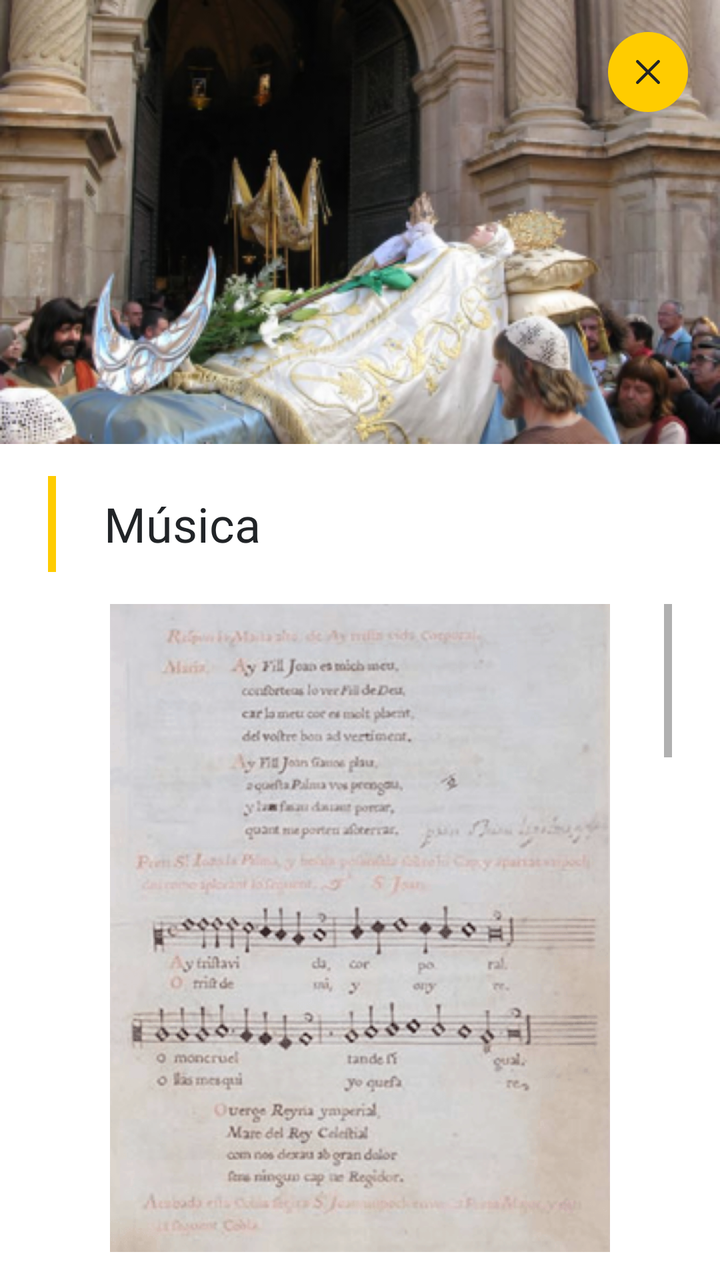
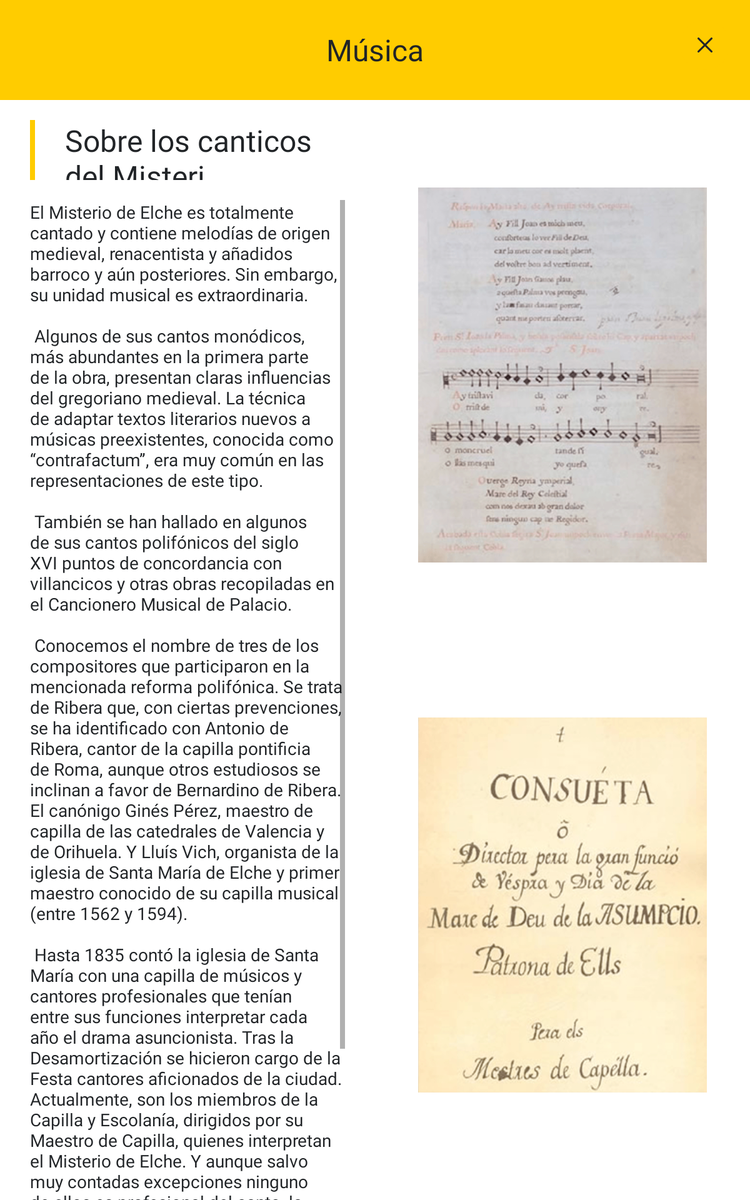

First picture: res/layout/ on a phone held upright. Second picture: the repository's own variant of that layout, on a device whose configuration matches the variant's folder. Source for both follows.
<!-- AndroidManifest.xml: application theme Theme.Misteri_2022 -->
<!-- res/layout/activity_musica.xml -->
<?xml version="1.0" encoding="utf-8"?>
<LinearLayout xmlns:android="http://schemas.android.com/apk/res/android"
    xmlns:app="http://schemas.android.com/apk/res-auto"
    xmlns:tools="http://schemas.android.com/tools"
    android:layout_width="match_parent"
    android:layout_height="match_parent"
    tools:context=".HistoriaActivity"
    android:orientation="vertical">

    <RelativeLayout
        android:layout_width="match_parent"
        android:layout_height="222dp">

        <ImageView
            android:layout_width="match_parent"
            android:layout_height="match_parent"
            android:src="@drawable/historia_portada"
            android:scaleType="centerCrop"/>

        <ImageView
            android:id="@+id/back_history"
            android:layout_width="wrap_content"
            android:layout_height="wrap_content"
            android:layout_alignParentTop="true"
            android:layout_alignParentEnd="true"
            android:layout_marginTop="16dp"
            android:layout_marginEnd="16dp"
            android:src="@drawable/ic_iconoir_cancel" />
    </RelativeLayout>

    <LinearLayout
        android:layout_width="match_parent"
        android:layout_height="wrap_content"
        android:layout_marginStart="24dp"
        android:layout_marginEnd="24dp"
        android:layout_marginTop="16dp">
        <ImageView
            android:layout_width="wrap_content"
            android:layout_height="wrap_content"
            android:src="@drawable/ic_rectangle_8"/>
        <TextView
            android:layout_width="match_parent"
            android:layout_height="match_parent"
            android:layout_marginStart="24dp"
            android:fontFamily="@font/playfairdisplay_black"
            android:textColor="@color/misteri_black"
            android:gravity="center_vertical"
            android:textSize="24sp"
            android:text="@string/info_music_title"/>
    </LinearLayout>

    <ScrollView
        android:layout_width="match_parent"
        android:layout_height="wrap_content"
        android:layout_marginStart="24dp"
        android:layout_marginEnd="24dp"
        android:layout_marginTop="16dp">
        <LinearLayout
            android:layout_width="match_parent"
            android:layout_height="wrap_content"
            android:orientation="vertical">

            <ImageView
                android:layout_width="250dp"
                android:layout_height="wrap_content"
                android:adjustViewBounds="true"
                android:src="@drawable/musica_01"
                android:layout_gravity="center_horizontal"/>

            <TextView
                android:layout_width="match_parent"
                android:layout_height="wrap_content"
                android:layout_marginTop="16dp"
                android:text="@string/info_music_longtext"
                style="@style/info_text"/>

            <ImageView
                android:layout_width="250dp"
                android:layout_height="wrap_content"
                android:adjustViewBounds="true"
                android:src="@drawable/musica_02"
                android:layout_gravity="center_horizontal"
                android:layout_marginBottom="24dp"/>
        </LinearLayout>
    </ScrollView>

</LinearLayout>
<!-- resources referenced by this layout -->
<resources>
  <color name="misteri_black">#212427</color>
  <!-- drawable ic_iconoir_cancel (drawable) -->
  <vector xmlns:android="http://schemas.android.com/apk/res/android"
      android:width="40dp"
      android:height="40dp"
      android:viewportWidth="40"
      android:viewportHeight="40">
    <path
        android:pathData="M20,0L20,0A20,20 0,0 1,40 20L40,20A20,20 0,0 1,20 40L20,40A20,20 0,0 1,0 20L0,20A20,20 0,0 1,20 0z"
        android:fillColor="#FFCC00"/>
    <path
        android:pathData="M14.757,25.243L20,20M25.243,14.757L19.999,20M19.999,20L14.757,14.757M20,20L25.243,25.243"
        android:strokeLineJoin="round"
        android:strokeWidth="1.5"
        android:fillColor="#00000000"
        android:strokeColor="#212427"
        android:strokeLineCap="round"/>
  </vector>
  <!-- drawable ic_rectangle_8 (drawable) -->
  <vector xmlns:android="http://schemas.android.com/apk/res/android"
      android:width="4dp"
      android:height="48dp"
      android:viewportWidth="4"
      android:viewportHeight="48">
    <path
        android:pathData="M0,0h4v48h-4z"
        android:fillColor="#FFCC00"/>
  </vector>
  <string name="info_music_longtext">El Misterio de Elche es totalmente cantado y contiene melodías de origen medieval,  renacentista y añadidos barroco y aún posteriores. Sin embargo, su unidad musical es extraordinaria. \n\n
  		Algunos de sus cantos monódicos, más abundantes en la primera parte de la obra, presentan claras influencias del gregoriano medieval. La técnica de adaptar textos literarios nuevos a músicas preexistentes, conocida como “contrafactum”, era muy común en las representaciones de este tipo. \n\n
  		También se han hallado en algunos de sus cantos polifónicos del siglo XVI puntos de concordancia con villancicos y otras obras recopiladas en el Cancionero Musical de Palacio. \n\n
  		Conocemos el nombre de tres de los compositores que participaron en la mencionada reforma polifónica. Se trata de Ribera que, con ciertas prevenciones, se ha identificado con Antonio de Ribera, cantor de la capilla pontificia de Roma, aunque otros estudiosos se inclinan a favor de Bernardino de Ribera. El canónigo Ginés Pérez, maestro de capilla de las catedrales de Valencia y de Orihuela. Y Lluís Vich, organista de la iglesia de Santa María de Elche y primer maestro conocido de su capilla musical (entre 1562 y 1594). \n\n
  		Hasta 1835 contó la iglesia de Santa María con una capilla de músicos y cantores profesionales que tenían entre sus funciones interpretar cada año el drama asuncionista. Tras la Desamortización se hicieron cargo de la Festa cantores aficionados de la ciudad.  Actualmente, son los miembros de la Capilla y Escolanía, dirigidos por su Maestro de Capilla, quienes interpretan el Misterio de Elche. Y aunque salvo muy contadas excepciones ninguno de ellos es profesional del canto, la conjunción de voces alcanzada y el buen hacer de tales cantores queda patente en las celebraciones anuales y en los conciertos que suelen ofrecer de manera extraordinaria. \n\n      
      </string>
  <string name="info_music_title">Música</string>
  <!-- from res/values-mdpi/ -->
  <style name="info_text">
          <item name="android:textSize">14sp</item>
          <item name="fontFamily">@font/raleway_light</item>
          <item name="android:textColor">@color/misteri_black</item>
      </style>
  <color name="purple_500">#FF6200EE</color>
  <color name="purple_700">#FF3700B3</color>
  <color name="white">#FFFFFFFF</color>
  <color name="teal_200">#FF03DAC5</color>
  <color name="teal_700">#FF018786</color>
  <color name="black">#FF000000</color>
</resources>
<!-- res/layout-sw600dp/activity_musica.xml (the repository's variant of the layout above) -->
<!-- drawn on a 7-inch tablet held upright -->
<?xml version="1.0" encoding="utf-8"?>
<LinearLayout xmlns:android="http://schemas.android.com/apk/res/android"
    xmlns:app="http://schemas.android.com/apk/res-auto"
    xmlns:tools="http://schemas.android.com/tools"
    android:layout_width="match_parent"
    android:layout_height="match_parent"
    tools:context=".HistoriaActivity"
    android:orientation="vertical">

    <RelativeLayout
        android:layout_width="match_parent"
        android:layout_height="wrap_content">

        <TextView
            android:id="@+id/title_text"
            style="@style/titlebar"
            android:layout_width="fill_parent"
            android:layout_height="80dp"
            android:layout_alignParentStart="true"
            android:layout_alignParentTop="true"
            android:layout_alignParentEnd="true"
            android:layout_marginStart="0dp"
            android:layout_marginTop="0dp"
            android:layout_marginEnd="0dp"
            android:gravity="center"
            android:text="@string/info_music_title"
            app:layout_constraintStart_toStartOf="parent"
            app:layout_constraintTop_toTopOf="parent" />

        <ImageView
            android:id="@+id/back_history"
            android:layout_width="wrap_content"
            android:layout_height="wrap_content"
            android:layout_alignParentTop="true"
            android:layout_alignParentEnd="true"
            android:layout_marginTop="16dp"
            android:layout_marginEnd="16dp"
            android:src="@drawable/ic_iconoir_cancel" />
    </RelativeLayout>

    <LinearLayout
        android:layout_width="match_parent"
        android:layout_height="match_parent"
        android:orientation="horizontal">
        <LinearLayout
            android:layout_width="match_parent"
            android:layout_height="match_parent"
            android:orientation="vertical"
            android:layout_weight="0.5">

            <LinearLayout
                android:layout_width="match_parent"
                android:layout_height="wrap_content"
                android:layout_marginStart="24dp"
                android:layout_marginEnd="24dp"
                android:layout_marginTop="16dp">
                <ImageView
                    android:layout_width="wrap_content"
                    android:layout_height="wrap_content"
                    android:src="@drawable/ic_rectangle_8"/>
                <TextView
                    android:layout_width="match_parent"
                    android:layout_height="match_parent"
                    android:layout_marginStart="24dp"
                    android:fontFamily="@font/playfairdisplay_black"
                    android:textColor="@color/misteri_black"
                    android:gravity="center_vertical"
                    android:textSize="24sp"
                    android:text="@string/info_music_subtitle"/>
            </LinearLayout>

            <ScrollView
                android:layout_width="match_parent"
                android:layout_height="wrap_content"
                android:layout_marginStart="24dp"
                android:layout_marginEnd="24dp"
                android:layout_marginTop="16dp">
                <LinearLayout
                    android:layout_width="match_parent"
                    android:layout_height="wrap_content"
                    android:orientation="vertical">

                    <TextView
                        android:layout_width="match_parent"
                        android:layout_height="wrap_content"
                        android:text="@string/info_music_longtext"
                        android:layout_marginBottom="16dp"
                        style="@style/info_text"/>
                </LinearLayout>
            </ScrollView>
        </LinearLayout>

        <LinearLayout
            android:layout_width="match_parent"
            android:layout_height="match_parent"
            android:orientation="vertical"
            android:layout_weight="0.5">
            <LinearLayout
                android:gravity="center"
                android:layout_width="match_parent"
                android:layout_height="match_parent"
                android:layout_weight="0.5">

                <ImageView
                    android:layout_width="300dp"
                    android:layout_height="300dp"
                    android:adjustViewBounds="true"
                    android:src="@drawable/musica_01"/>
            </LinearLayout>
            <LinearLayout
                android:gravity="center"
                android:layout_width="match_parent"
                android:layout_height="match_parent"
                android:layout_weight="0.5">

                <ImageView
                    android:layout_width="300dp"
                    android:layout_height="300dp"
                    android:layout_marginBottom="16dp"
                    android:adjustViewBounds="true"
                    android:src="@drawable/musica_02"/>
            </LinearLayout>
        </LinearLayout>
    </LinearLayout>
</LinearLayout>
<!-- resources referenced by the variant -->
<!-- as a 7-inch tablet held upright resolves them -->
<resources>
  <color name="misteri_black">#212427</color>
  <!-- drawable ic_iconoir_cancel (drawable) -->
  <vector xmlns:android="http://schemas.android.com/apk/res/android"
      android:width="40dp"
      android:height="40dp"
      android:viewportWidth="40"
      android:viewportHeight="40">
    <path
        android:pathData="M20,0L20,0A20,20 0,0 1,40 20L40,20A20,20 0,0 1,20 40L20,40A20,20 0,0 1,0 20L0,20A20,20 0,0 1,20 0z"
        android:fillColor="#FFCC00"/>
    <path
        android:pathData="M14.757,25.243L20,20M25.243,14.757L19.999,20M19.999,20L14.757,14.757M20,20L25.243,25.243"
        android:strokeLineJoin="round"
        android:strokeWidth="1.5"
        android:fillColor="#00000000"
        android:strokeColor="#212427"
        android:strokeLineCap="round"/>
  </vector>
  <!-- drawable ic_rectangle_8 (drawable) -->
  <vector xmlns:android="http://schemas.android.com/apk/res/android"
      android:width="4dp"
      android:height="48dp"
      android:viewportWidth="4"
      android:viewportHeight="48">
    <path
        android:pathData="M0,0h4v48h-4z"
        android:fillColor="#FFCC00"/>
  </vector>
  <string name="info_music_longtext">El Misterio de Elche es totalmente cantado y contiene melodías de origen medieval,  renacentista y añadidos barroco y aún posteriores. Sin embargo, su unidad musical es extraordinaria. \n\n
  		Algunos de sus cantos monódicos, más abundantes en la primera parte de la obra, presentan claras influencias del gregoriano medieval. La técnica de adaptar textos literarios nuevos a músicas preexistentes, conocida como “contrafactum”, era muy común en las representaciones de este tipo. \n\n
  		También se han hallado en algunos de sus cantos polifónicos del siglo XVI puntos de concordancia con villancicos y otras obras recopiladas en el Cancionero Musical de Palacio. \n\n
  		Conocemos el nombre de tres de los compositores que participaron en la mencionada reforma polifónica. Se trata de Ribera que, con ciertas prevenciones, se ha identificado con Antonio de Ribera, cantor de la capilla pontificia de Roma, aunque otros estudiosos se inclinan a favor de Bernardino de Ribera. El canónigo Ginés Pérez, maestro de capilla de las catedrales de Valencia y de Orihuela. Y Lluís Vich, organista de la iglesia de Santa María de Elche y primer maestro conocido de su capilla musical (entre 1562 y 1594). \n\n
  		Hasta 1835 contó la iglesia de Santa María con una capilla de músicos y cantores profesionales que tenían entre sus funciones interpretar cada año el drama asuncionista. Tras la Desamortización se hicieron cargo de la Festa cantores aficionados de la ciudad.  Actualmente, son los miembros de la Capilla y Escolanía, dirigidos por su Maestro de Capilla, quienes interpretan el Misterio de Elche. Y aunque salvo muy contadas excepciones ninguno de ellos es profesional del canto, la conjunción de voces alcanzada y el buen hacer de tales cantores queda patente en las celebraciones anuales y en los conciertos que suelen ofrecer de manera extraordinaria. \n\n      
      </string>
  <string name="info_music_subtitle">Sobre los canticos del Misteri</string>
  <string name="info_music_title">Música</string>
  <!-- from res/values-mdpi/ -->
  <style name="info_text">
          <item name="android:textSize">14sp</item>
          <item name="fontFamily">@font/raleway_light</item>
          <item name="android:textColor">@color/misteri_black</item>
      </style>
  <!-- from res/values-mdpi/ -->
  <style name="titlebar">
          <item name="android:background">@color/misteri_yellow</item>
          <item name="android:textColor">@color/misteri_black</item>
          <item name="fontFamily">@font/playfairdisplay_black</item>
          <item name="android:textSize">24sp</item>
      </style>
  <color name="misteri_yellow">#FFCC00</color>
  <color name="purple_500">#FF6200EE</color>
  <color name="purple_700">#FF3700B3</color>
  <color name="white">#FFFFFFFF</color>
  <color name="teal_200">#FF03DAC5</color>
  <color name="teal_700">#FF018786</color>
  <color name="black">#FF000000</color>
</resources>
